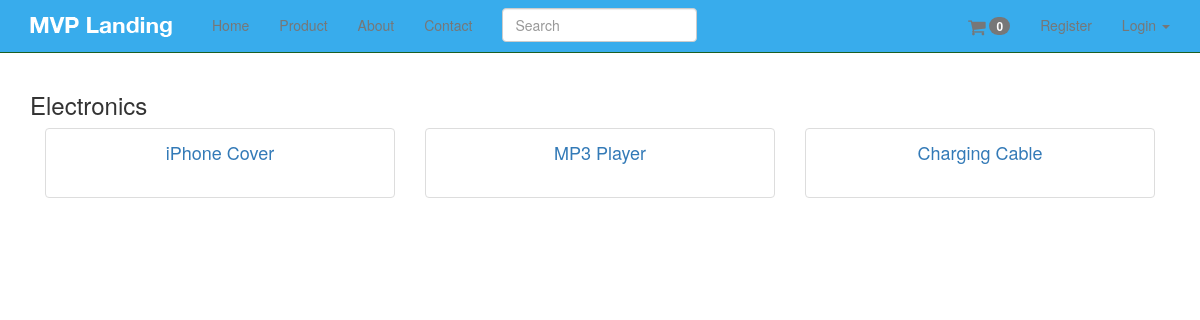
The page /categories/electronics/ on the database as committed earlier.
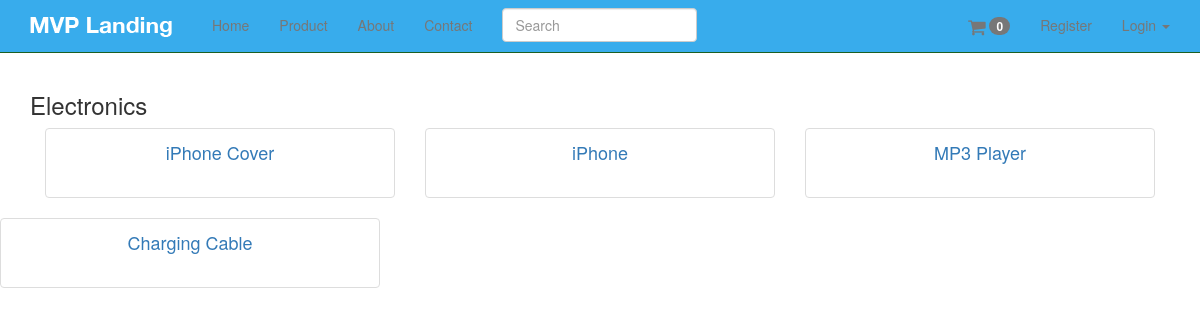
The same page on the database as committed later.
### products/models.py (models this page shows, shortened)
class Category(models.Model):
    title = models.CharField(max_length=120)
    slug = models.SlugField(unique=True)
    description = models.TextField(null=True, blank=True)
    active = models.BooleanField(default=True)
    timestamp = models.DateTimeField(auto_now_add=True, auto_now=False)
    def __unicode__(self):
        return self.title

class Product(models.Model):
    title = models.CharField(max_length=120)
    description = models.TextField(blank=True, null=True)
    price = models.DecimalField(decimal_places=2, max_digits=10)
    active = models.BooleanField(default=True)
    categories = models.ManyToManyField('Category', blank=True)
    default = models.ForeignKey('Category', related_name='default_category', null=True, blank=True)
    objects = ProductManager()
    class Meta:
        ordering = ["-title"]
    def get_absolute_url(self):
        return reverse("product_detail", kwargs={"pk": self.pk})
    def get_image_url(self):
        img = self.productimage_set.first()
        if img:
            return img.image.url
        return img #None

### products/views.py (the view)
class CategoryDetailView(DetailView):
    model = Category
    def get_context_data(self, *args, **kwargs):
        context = super(CategoryDetailView, self).get_context_data(*args, **kwargs)
        obj = self.get_object()
        product_set = obj.product_set.all()
        default_products = obj.default_category.all()
        products = ( product_set | default_products ).distinct()
        context["products"] = products
        return context

### products/models.py (called while the page is built)
    def active(self):
        return self.filter(active=True)

    def get_queryset(self):
        return ProductQuerySet(self.model, using=self._db)

    def all(self, *args, **kwargs):
        return self.get_queryset().active()

### templates/products/category_detail.html
{% extends "base.html" %}
{% block content %}
    <h3>{{ object }}</h3>
    {% for product in products %}
        <div class="col-xs-4">
            {% with product=product %}
                {% include "products/product_thumbnail.html" %}
            {% endwith %}
        </div>
        {% cycle '' '' '</div><div class="row">' %}
    {% endfor %}
{% endblock %}

### templates/base.html (shortened to what this page needs)
{% load staticfiles %}
<!DOCTYPE html>
<html lang="en">
<head>
    {% include 'head_css.html' %}
</head>
<body>
{% include 'navbar.html' %}
<div class="container">
    {% block content %}
    {% endblock %}
</div>
</body>
</html>

### templates/head_css.html
{% load staticfiles %}
    <link rel="stylesheet" href="//maxcdn.bootstrapcdn.com/font-awesome/4.3.0/css/font-awesome.min.css">
    <link href="{% static 'css/bootstrap.min.css' %}" rel="stylesheet">
    <link href="{% static 'css/navbar-static-top.css' %}" rel="stylesheet">
     <link href="{% static 'css/custom.css' %}" rel="stylesheet">

### templates/navbar.html (shortened to what this page needs)
{% load staticfiles %}
<nav class="navbar navbar-default navbar-static-top">
    <div class="container">
        <div class="navbar-header">
            <a class="navbar-brand" href="{% url 'home' %}"><img src="{% static 'img/mvp_landing_logo.png' %}"/></a>
        </div>
        <div id="navbar" class="navbar-collapse collapse">
            <ul class="nav navbar-nav">
                <li><a href="{% url 'home' %}">Home</a></li>
                <li><a href="{% url 'products' %}">Product</a></li>
                <li><a href="{% url 'about' %}">About</a></li>
                <li><a href="{% url 'contact' %}">Contact</a></li>
                <form class="navbar-form navbar-left" method="GET" role="search" action='{% url "products" %}'>
                    <div class="form-group">
                        <input type="text" class="form-control" placeholder="Search" name="q">
                    </div>
                </form>
            </ul>
            <ul class="nav navbar-nav navbar-right">
                <li>
                    <a href="#"><i class="fa fa-shopping-cart fa-navbar-cart"></i>
                        <span class="badge">0</span></a>
                </li>
                {% if request.user.is_authenticated %}
                    <li><a href="{% url 'auth_logout' %}">Logout</a></li>
                {% else %}
                    <li><a href="{% url 'registration_register' %}">Register</a></li>
                    {% if not request.user.is_authenticated and not "/accounts/login" in request.get_full_path %}
                        <li class="dropdown">
                            <a href="#" class="dropdown-toggle" data-toggle="dropdown" role="button"
                               aria-expanded="false">Login
                                <span class="caret"></span></a>
                        </li>
                    {% endif %}
                {% endif %}
            </ul>
        </div>
    </div>
</nav>

### templates/products/product_thumbnail.html (shortened to what this page needs)
<div class="thumbnail text-center">
    <h4><a href="{{ product.get_absolute_url }}">{{ product.title }}</a></h4>
    {% if product.get_image_url %}
        <br/>
    {% endif %}
</div>

### templates/javascript.html (shortened to what this page needs)
{% load staticfiles %}

### static_in_pro/our_static/css/navbar-static-top.css (style rules this page uses)
body { min-height: 1000px; }
.navbar-static-top { margin-bottom: 19px; background-color: #38ACEC; border-color: #1A5F23; }
.navbar-default .navbar-brand { color: #FFF; }

### static_in_pro/our_static/css/custom.css (style rules this page uses)
.fa-navbar-cart { font-size: 19px; vertical-align: middle; }

Rows that differ between the two databases and show on the page:
added Product: title "iPhone"
